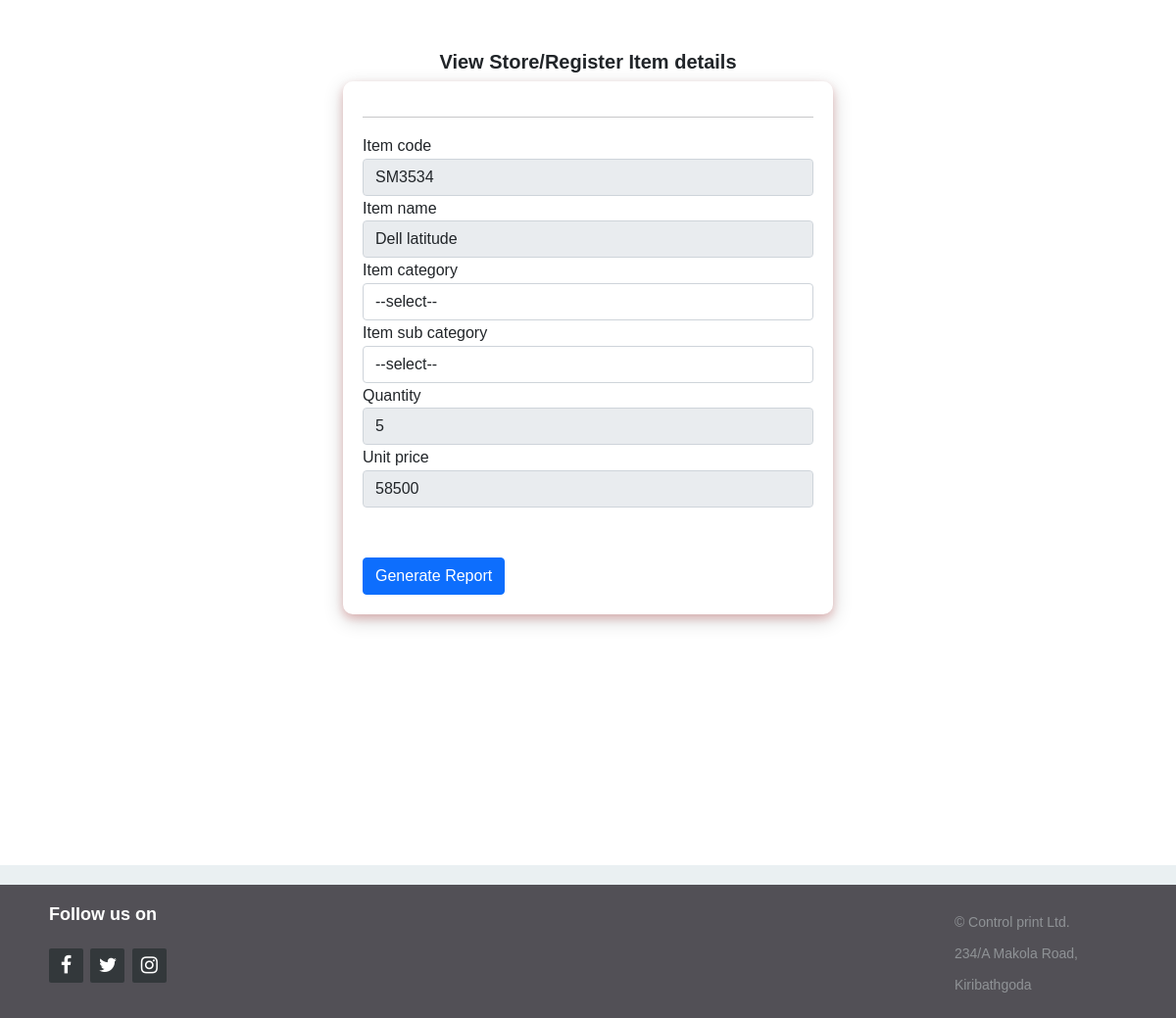
/viewDetailsitem.php?id=5, run on the app's committed database.
### tables this page shows
CREATE TABLE `item` (
  `id` int(11) NOT NULL,
  `item_code` varchar(20) NOT NULL,
  `item_category` varchar(20) NOT NULL,
  `item_subcategory` varchar(20) NOT NULL,
  `item_name` varchar(20) NOT NULL,
  `quantity` varchar(20) NOT NULL,
  `unit_price` varchar(20) NOT NULL
);

### viewDetailsitem.php (the view, shortened to what this page needs)
<?php
if (isset($_GET['id'])) {
    include "db_conn.php";
    function validate($data)
    {
        $data = trim($data);
        $data = stripslashes($data);
        $data = htmlspecialchars($data);
        return $data;
    }
    $id = validate($_GET['id']);
    $sql = "SELECT * FROM item WHERE id=$id";
    $result = mysqli_query($conn, $sql);
    if (mysqli_num_rows($result) > 0) {
        $row = mysqli_fetch_assoc($result);
    } else {
        header("Location: readitems.php");
    }
}else{
}
    ?>
<!DOCTYPE html>
<html>
<head>
  <link href="https://cdn.jsdelivr.net/npm/bootstrap@5.0.0-beta3/dist/css/bootstrap.min.css" rel="stylesheet">
  <link rel="stylesheet" href="sstyle.css">
  <link rel="stylesheet" href="styles/footer.css">
  <link rel="stylesheet" href="http://maxcdn.bootstrapcdn.com/font-awesome/4.2.0/css/font-awesome.min.css">
</head>
<body>
  <link rel="stylesheet" type="text/css" href="styles/header.css">
  <br>
  <br>
  <h5><b>
      <center>View Store/Register Item details</center>
    </b>
  </h5>
  <div class="container">
    <form action="php/update.php" method="post">
          <hr>
          <div class="form-group">
            <label for="name">Item code</label>
            <input type="text" class="form-control" name="itcode" value="<?= $row['item_code'] ?>" id="itcode" readonly>
          </div>
          <div class="form-group">
            <label for="name">Item name</label>
            <input type="text" class="form-control"  name="itname" value="<?= $row['item_name']  ?>"  id="itname"  readonly>
          </div>
          <div class="form-group">
        <label for="name">Item category</label>
        <select class="form-control " name ="itecat" data-toggle="dropdown"  id="itecat"  >
           <option value="">--select--</option>
        </select>
        </div>
        <div class="form-group">
        <label for="name">Item sub category</label>
        <select class="form-control " name ="itescat" data-toggle="dropdown"  id="itescat"  >
        <option value="" >--select--</option>
        </select>
        </div>
        <div class="form-group">
            <label for="name">Quantity</label>
            <input type="text" class="form-control" id="qty" name="qty" value="<?= $row['quantity']  ?>" readonly>
          </div>
          <div class="form-group">
            <label for="phone">Unit price</label>
            <input type="text" class="form-control" id="uprice" name="uprice" value="<?= $row['unit_price']  ?>" readonly>
          </div>
          <br>
          <br>
          <a href="viewDetailsitem.php?id=<?PHP echo $row['id'];?>&action=pdf" class="btn btn-primary">Generate Report</a>
    </form>
  </div>
  <footer class="footer-distributed">
    <div class="footer-right">
      <p class="footer-company-about">
        <span>Follow us on</span>
      </p>
      <div class="footer-icons">
        <a href="#"><i class="fa fa-facebook"></i></a>
        <a href="#"><i class="fa fa-twitter"></i></a>
        <a href="#"><i class="fa fa-instagram"></i></a>
      </div>
    </div>
    <div class="footer-left">
      <div class="footer-company-name">
        <p>© Control print Ltd.</p>
        <p>234/A Makola Road,</p>
        <p>Kiribathgoda</p>
      </div>
    </div>
  </footer>
</body>
</html>

### sstyle.css (style rules this page uses)
body { margin: 0; padding: 0; background-size: cover; background-position: center; font-family: sans-serif; }
.container { min-height: 100vh; display: flex; justify-content: right; align-items: center; flex-direction: column; }
.container form { width: 500px; padding: 20px; border-radius: 10px; box-shadow: 0 4px 8px 0 rgba(204, 11, 11, 0.2), 0 6px 20px 0 rgba(0, 0, 0, 0.19); }

### styles/footer.css (style rules this page uses)
* { padding:0; margin:0; }
html { background-color: #eaf0f2; }
body { font:16px/1.6 Arial, sans-serif; }
footer { position: fixed; bottom: 0; }
.footer-distributed { background-color: rgba(44, 41, 47, 0.8); box-sizing: border-box; width: 100%; text-align: left; font: bold 16px sans-serif; padding: 20px 50px 10px 50px; margin-top: 20px; }
.footer-distributed .footer-left, .footer-distributed .footer-center, .footer-distributed .footer-right { display: inline-block; vertical-align: top; }
.footer-distributed .footer-left { width: 30%; }
.footer-distributed .footer-company-name { color: #8f9296; font-size: 14px; font-weight: normal; margin: 0; padding-left:200px; padding-top:10px; }
.footer-distributed .footer-right { width: 30%; }
.footer-distributed .footer-icons { margin-top: 25px; }
.footer-distributed .footer-icons a { display: inline-block; width: 35px; height: 35px; cursor: pointer; background-color: #33383b; border-radius: 2px; font-size: 20px; color: #ffffff; text-align: center; line-height: 35px; margin-right: 3px; margin-bottom: 5px; }
.footer-distributed .footer-company-about { line-height: 20px; color: #92999f; font-size: 13px; font-weight: normal; margin: 0; }
.footer-distributed .footer-company-about span { display: block; color: #ffffff; font-size: 18px; font-weight: bold; margin-bottom: 20px; }

### styles/header.css (style rules this page uses)
* { box-sizing: border-box; }
body { margin: 0; font-family: Arial, Helvetica, sans-serif; }

### data on the page
item: itcode "SM3534", itname "Dell latitude", qty "5", uprice "58500"
